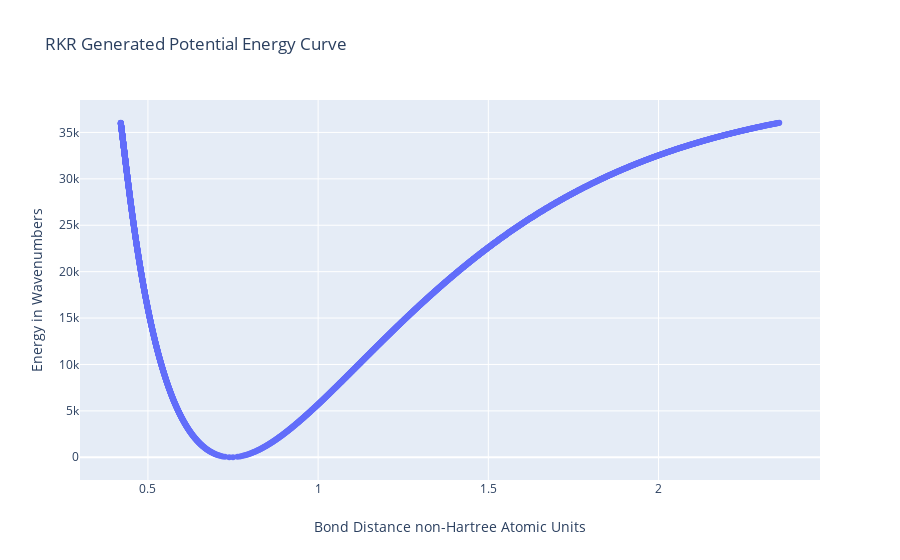

Notebook code cell kept with this figure:
### Code cell
#Lists to hold data that will be graphed
x = []
y = []

#Loop to generate all data to graph
for v in np.arange(-.499, 12, .01):
    
    x.extend( RKR(v) )
    y.extend( [E(v)] * 2 ) 
    
#Prepare data for graphing
figure = {
    
    "data":[
        {
            "type":"scatter",
            "x":x,
            "y":y,
            "connectgaps":True,
            "mode":"markers",
            "name":"RKR Potential",
        }
    ],
    
    "layout":{
        "xaxis":{"title":"Bond Distance non-Hartree Atomic Units"},
        "yaxis":{"title":"Energy in Wavenumbers"},
        "title":{"text":"RKR Generated Potential Energy Curve"}
    }
}

iplot(figure)

print(RKR(2))
print(E(2))

### Figure 1 — Plotly figure (JSON) as saved in the notebook; plotly's stock layout.template omitted (floating-point values rounded to 4 significant figures; data arrays with more than 128 entries replaced by an {"elided": "..."} marker saying what was removed)
{"data": [{"connectgaps": true, "mode": "markers", "name": "RKR Potential", "type": "scatter", "x": {"elided": "2500 float values"}, "y": {"elided": "2500 float values"}}], "layout": {"title": {"text": "RKR Generated Potential Energy Curve"}, "xaxis": {"title": {"text": "Bond Distance non-Hartree Atomic Units"}}, "yaxis": {"title": {"text": "Energy in Wavenumbers"}}}}
